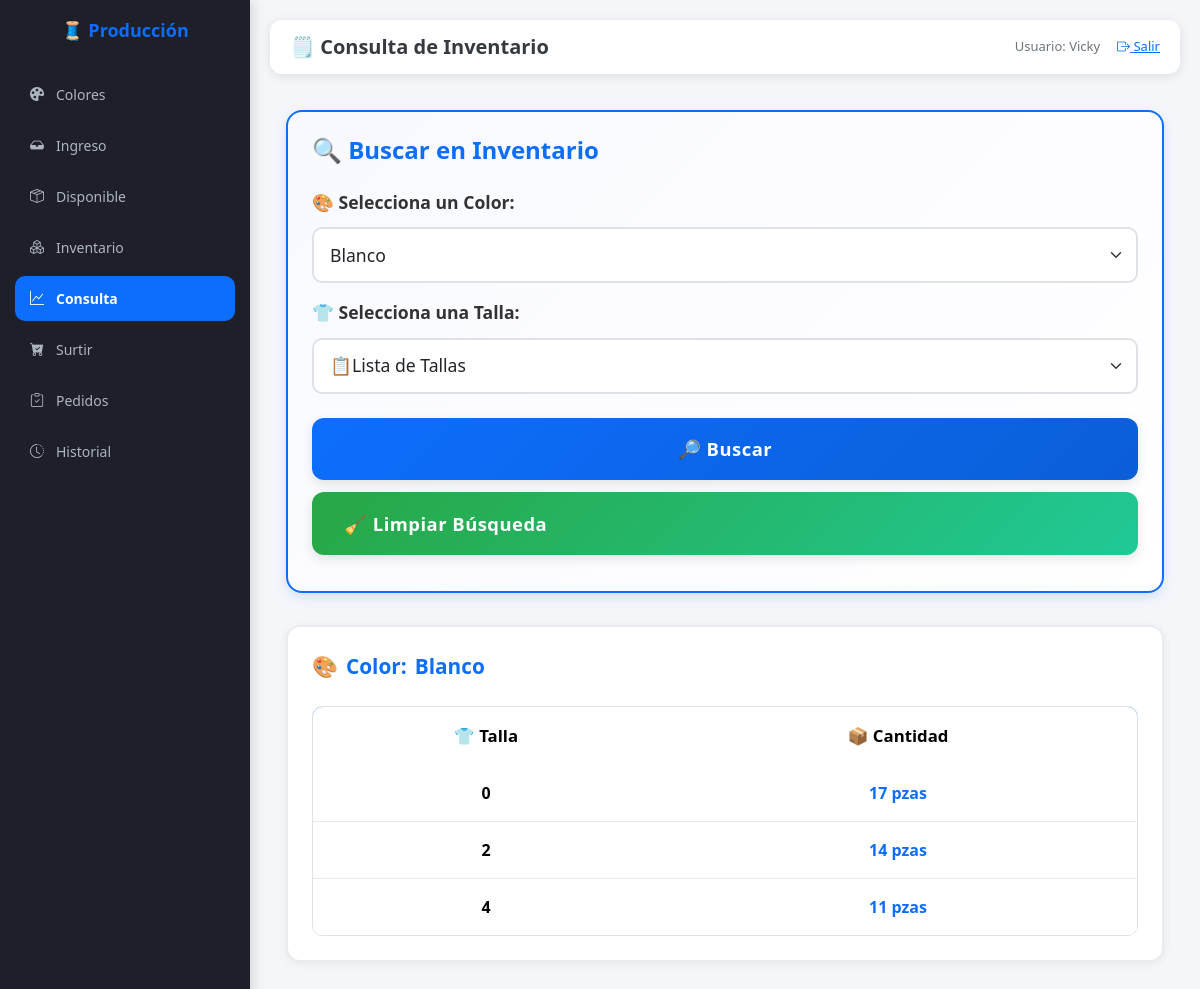
The page /consulta?color_id=1 (signed in) on the database as committed earlier.
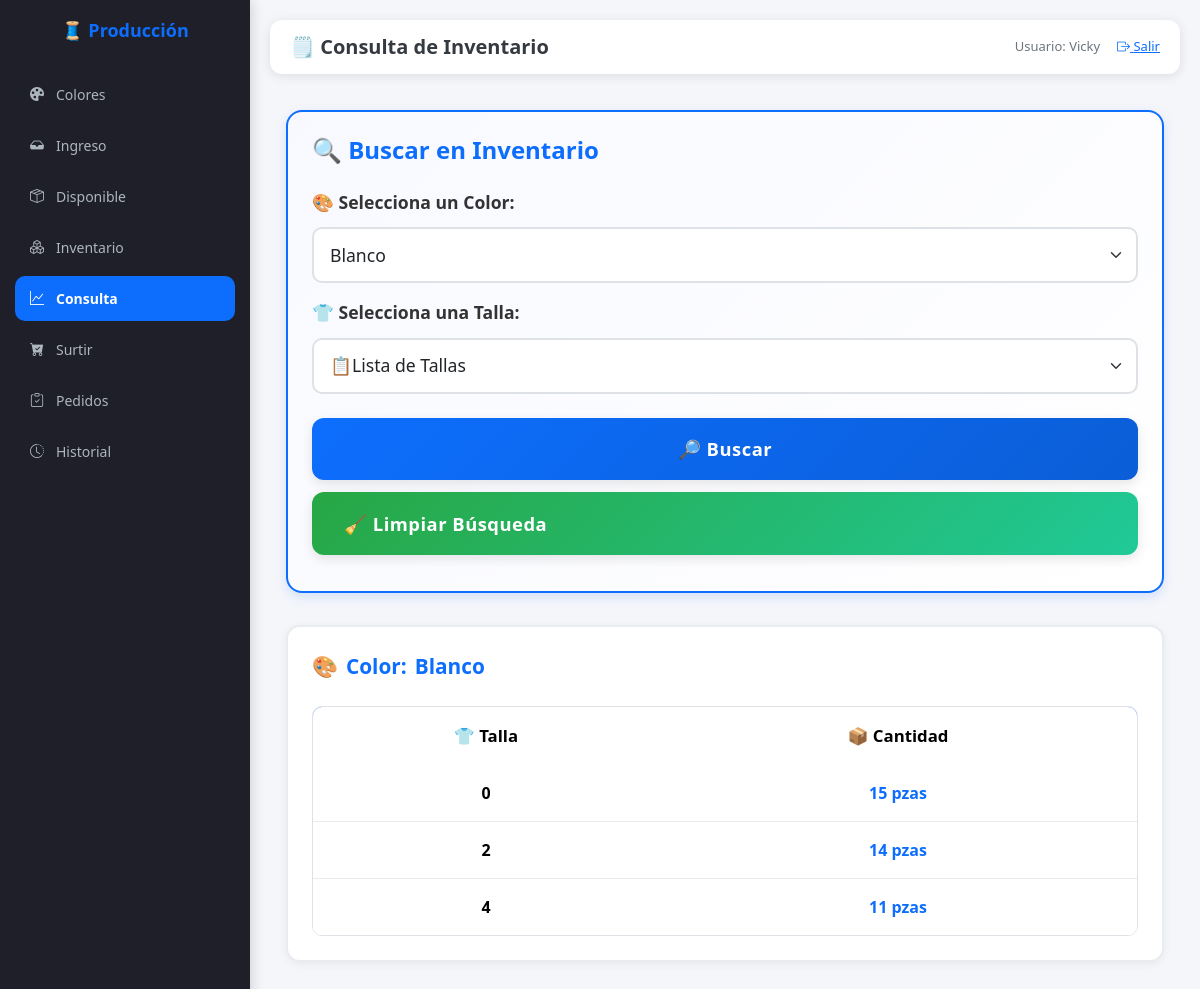
The same page on the database as committed later.
### modelos.py (models this page shows, shortened)
class Inventario(db.Model):
    __tablename__ = "inventario"
    id = db.Column(db.Integer, primary_key=True)
    color_id = db.Column(db.Integer, db.ForeignKey("color.id"), nullable=False)
    talla_id = db.Column(db.Integer, db.ForeignKey("talla.id"), nullable=False)
    cantidad = db.Column(db.Integer, nullable=False, default=0)
    status_id = db.Column(db.Integer, db.ForeignKey("status.id"), nullable=False)
    usuario = db.Column(db.String(50), default="sistema")
    observaciones = db.Column(db.Text, nullable=True)
    fecha = db.Column(db.DateTime, default=fecha_local_tijuana, onupdate=datetime.utcnow)
    color = db.relationship("Color", back_populates="inventarios")
    talla = db.relationship("Talla")
    status = db.relationship("Status")
    movimientos = db.relationship("HistorialInventario", back_populates="inventario", cascade="all, delete-orphan")
    salidas = db.relationship("HistorialSalidas", back_populates="inventario", cascade="all, delete-orphan")

class Talla(db.Model):
    __tablename__ = "talla"
    id = db.Column(db.Integer, primary_key=True)
    nombre = db.Column(db.String(10), unique=True, nullable=False)
    costo = db.Column(db.Float, nullable=False, default=0.0)
    producciones = db.relationship("Produccion", back_populates="talla")

### app.py (the view)
@app.route("/consulta")
@login_requerido
def consulta():
    color_id = request.args.get("color_id")
    talla_id = request.args.get("talla_id")
    colores = Color.query.all()
    tallas = Talla.query.all()
    estados = Status.query.all()
    status_en_inventario = Status.query.filter_by(nombre="En_Inventario").first()
    inventarios = db.session.query(Inventario).join(Color).join(Talla).join(Status)
    inventarios = inventarios.order_by(Talla.id.asc())
    inventarios = inventarios.filter(Inventario.status_id == status_en_inventario.id, Inventario.cantidad > 0) #Estatus de "En_Inventario"
    if color_id and color_id != "":
        inventarios = inventarios.filter(Inventario.color_id == color_id)
    if talla_id and talla_id != "":
        inventarios = inventarios.filter(Inventario.talla_id == talla_id)
    inventarios = inventarios.all()
    inventarios_agrupados = {}
    for inv in inventarios:
        color = inv.color.nombre
        if color not in inventarios_agrupados:
            inventarios_agrupados[color] = []
        inventarios_agrupados[color].append(inv)
    colores_con_inventario = {inv.color_id for inv in inventarios}
    colores = [c for c in colores if c.id in colores_con_inventario]
    return render_template(
        "consulta.html",
        colores=colores,
        tallas=tallas,
        estados=estados,
        inventarios=inventarios,
        color_seleccionado=color_id,
        talla_seleccionada=talla_id, inventarios_agrupados=inventarios_agrupados,
    )

### app.py (called while the page is built)
def login_requerido(f):
    @wraps(f)
    def decorador(*args, **kwargs):
        if "usuario" not in session:
            flash("⚠️ Debes iniciar sesión para acceder a esta sección.", "warning")
            return redirect(url_for("login"))
        return f(*args, **kwargs)
    return decorador

### templates/consulta.html (shortened to what this page needs)
{% extends "base.html" %}
{% block header %}🗒️ Consulta de Inventario{% endblock %}
{% block content %}
<div class="consulta-container">
    <div class="card-filtros">
        <h3 class="filtros-titulo">
            🔍 Buscar en Inventario
        </h3>
        <form method="GET" action="{{ url_for('consulta') }}">
            <div class="mb-3">
                <label class="label-filtro">🎨 Selecciona un Color:</label>
                <select name="color_id" class="form-select select-grande">
                    {% for c in colores %}
                        <option value="{{ c.id }}" {% if color_seleccionado == c.id|string %}selected{% endif %}>
                            {{ c.nombre }}
                        </option>
                    {% endfor %}
                </select>
            </div>
            <div class="mb-3">
                <label class="label-filtro">👕 Selecciona una Talla:</label>
                <select name="talla_id" class="form-select select-grande">
                    <option value="">📋Lista de Tallas</option>
                </select>
            </div>
            <div class="mt-4">
                <button class="btn-grande btn-buscar" type="submit">
                    🔎 Buscar
                </button>
                <a href="{{ url_for('consulta') }}" class="btn-grande btn-limpiar" style="display: block;">
                    🧹 Limpiar Búsqueda
                </a>
            </div>
        </form>
    </div>
    {% if color_seleccionado and inventarios|length > 0 %}
        <div class="resultados-container">
            <div class="color-titulo">
                🎨 <strong>Color:</strong> {{ inventarios[0].color.nombre }}
            </div>
            <div class="tabla-wrapper">
                <table class="table table-hover tabla-inventario">
                    <thead>
                        <tr>
                            <th>👕 Talla</th>
                            <th>📦 Cantidad</th>
                        </tr>
                    </thead>
                    <tbody>
                        {% for inv in inventarios %}
                            <tr>
                                <td class="fw-bold">{{ inv.talla.nombre }}</td>
                                <td class="fw-bold text-primary">{{ inv.cantidad }} pzas</td>
                            </tr>
                        {% endfor %}
                    </tbody>
                </table>
            </div>
        </div>
    {% endif %}
</div>
{% endblock %}

Rows that differ between the two databases and show on the page:
changed Inventario (number 1 of 3 on the later page): cantidad "17" → "15"
